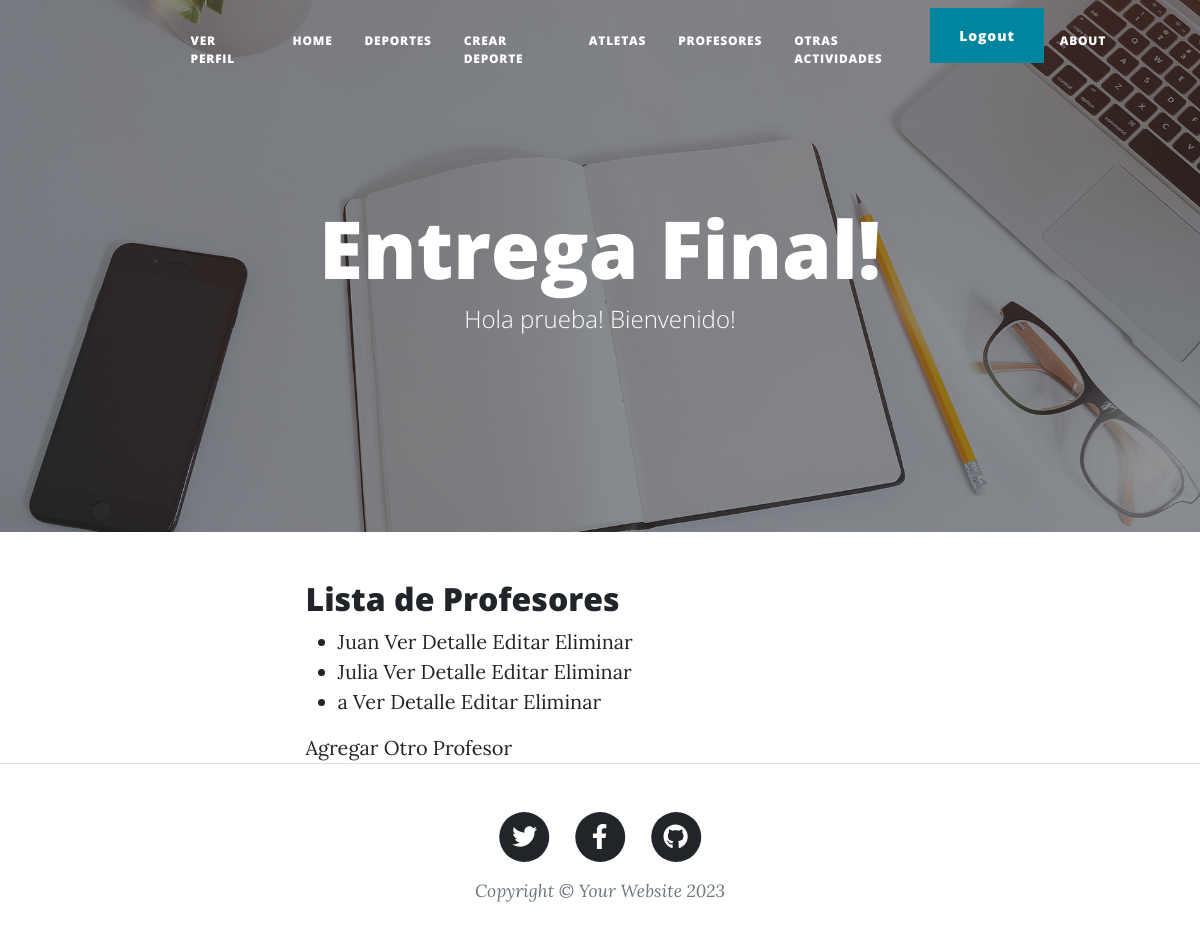
The app's page /listar-profesores/ (signed in), older data.
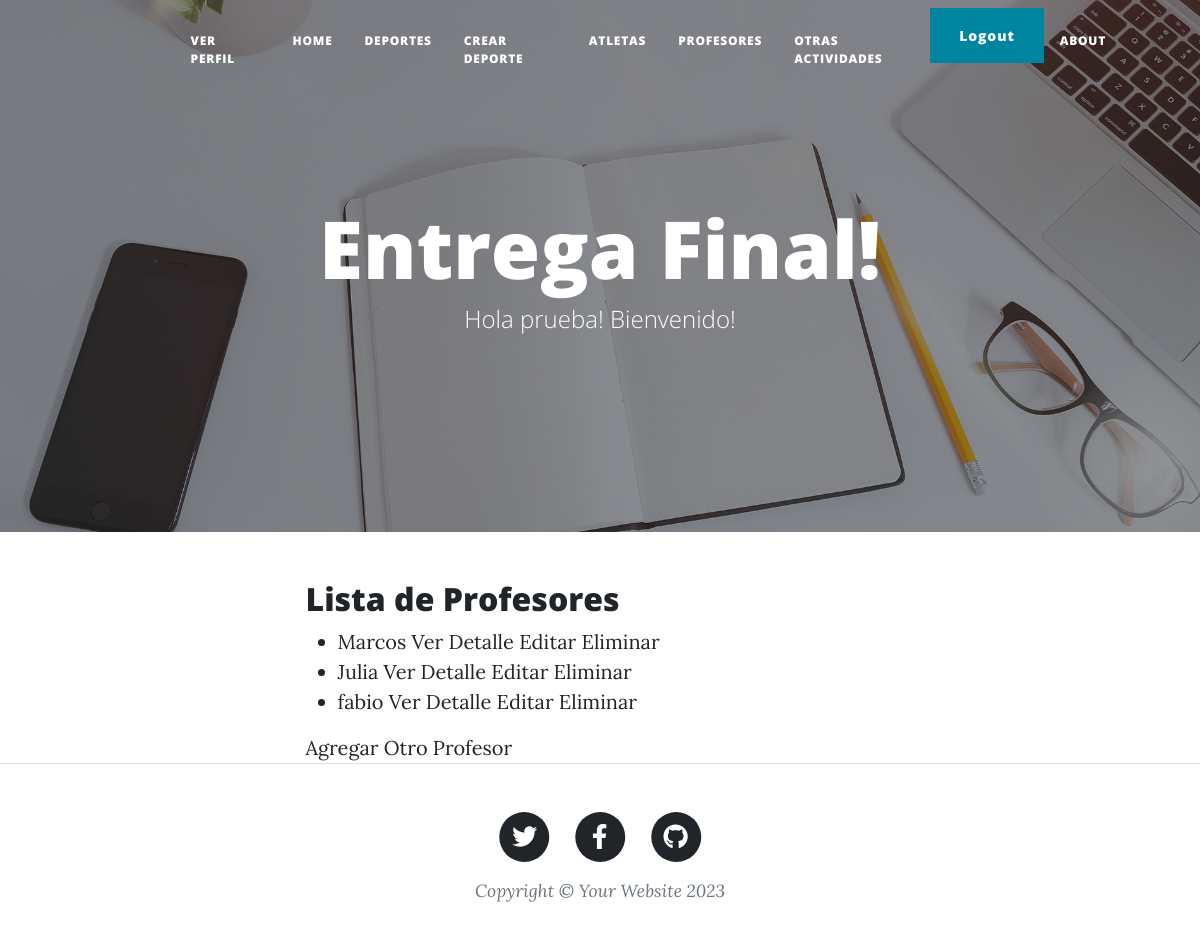
The same page, newer data.
### mi_primer_app/models.py (models this page shows, shortened)
class Profesor(models.Model):
    nombre = models.CharField(max_length=50)
    apellido = models.CharField(max_length=50)
    edad = models.IntegerField()
    deporte = models.CharField(max_length=50)

### mi_primer_app/views.py (the view)
# urls.py: path('listar-profesores/', ProfesorListView.as_view(), name='listar-profesores'),
class ProfesorListView(ListView):
     model = Profesor
     template_name = 'mi_primer_app/listar_profesores.html'
     context_object_name = 'profesores'

### mi_primer_app/templates/mi_primer_app/listar_profesores.html
{% extends "padre.html" %}
{% block content %}
<h2> Lista de Profesores </h2>
<ul>
    {% for profesor in profesores %}
        <li>
          {{ profesor.nombre }}
        <a href="{% url 'detalle-profesor' profesor.pk %}">Ver Detalle</a>
        <a href="{% url 'editar-profesor' profesor.pk %}">Editar</a>
        <a href="{% url 'eliminar-profesor' profesor.pk %}">Eliminar</a>
        </li>
    {% empty %}
        <li>No hay Profesores cargados.</li>
    {% endfor %}
</ul>
<a href="{% url 'crear-profesor' %}">Agregar Otro Profesor</a>
{% endblock %}

Row changes from the older to the newer data that the page shows:
changed Profesor: nombre "Juan" → "Marcos"
changed Profesor: nombre "a" → "fabio"
